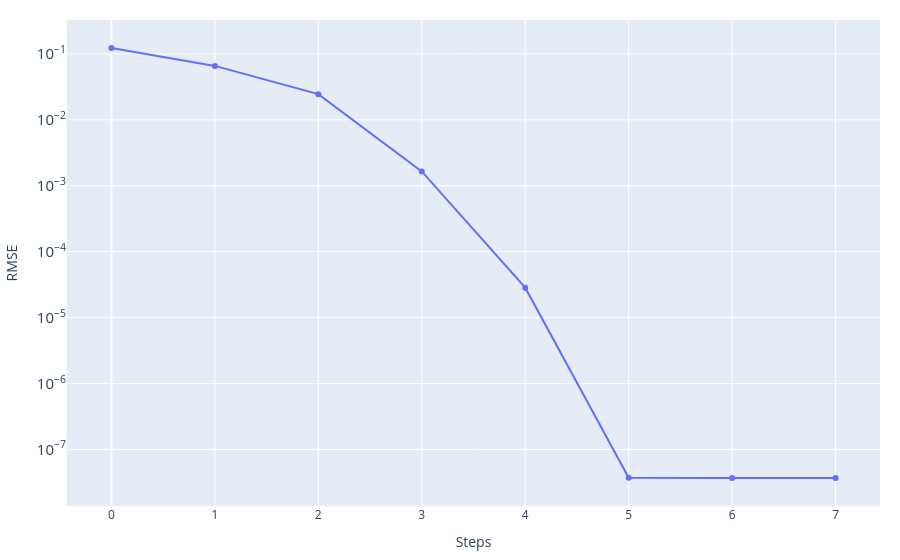
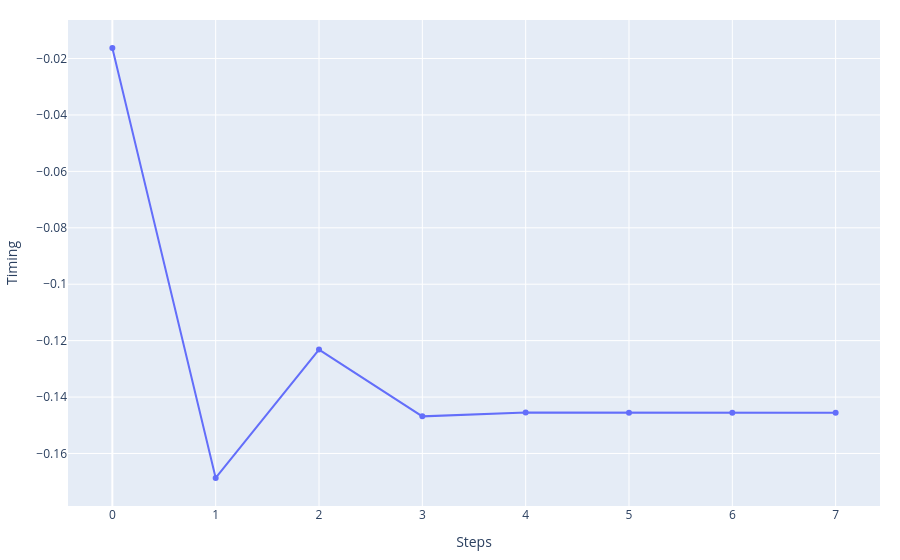
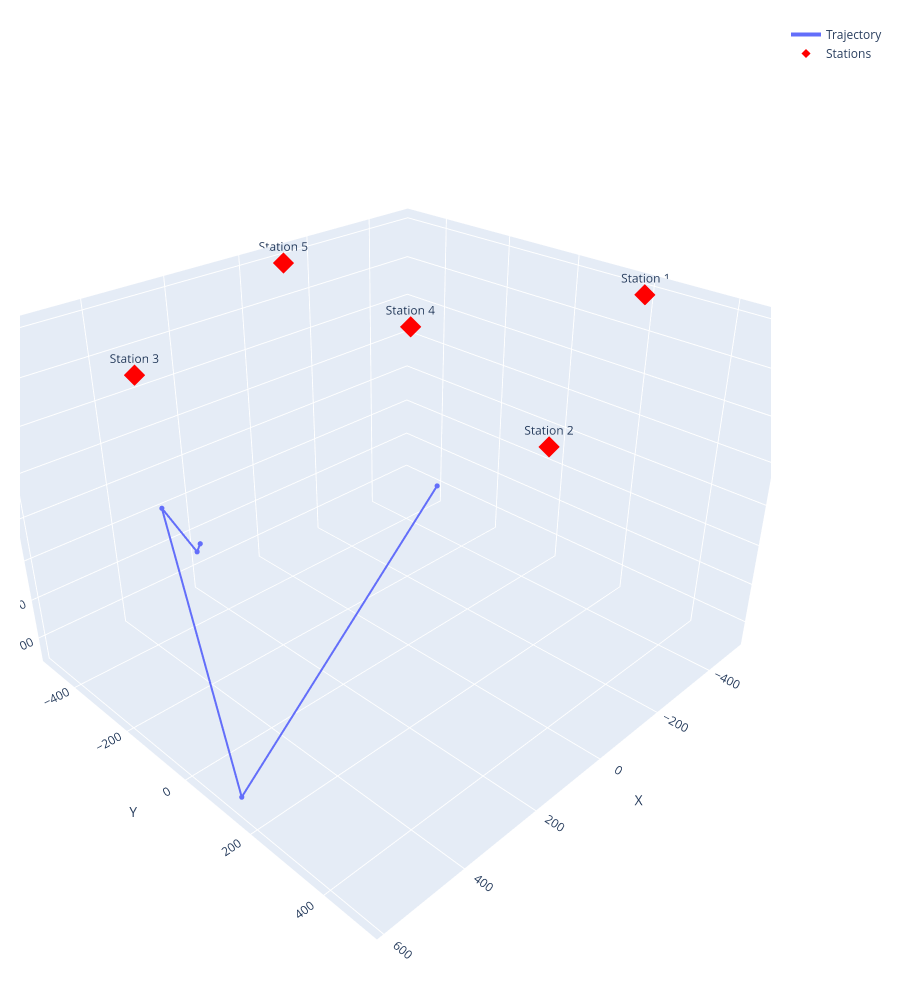

The notebook cell saved with these charts, in order:
### Code cell
event_best_LM, history_LM, cost_story_LM, misfit_fin_LM = Levenberg_Marquardt.Levenberg_Marquardt(
    stations=stations_norm,
    event_test=np.copy(event_ini),
    n_iteration=1_000,
    vp=vp)

print('Best fitt with:')
print(f'\t- RMSE = {misfit_fin_LM}')
print(f'\t- Event = {event_best_LM}')

Results['Levenberg-Marquardt'] = {'X':event_best_LM['X'],
                                  'Y':event_best_LM['Y'],
                                  'Z':event_best_LM['Z'],
                                  't':event_best_LM['t'],
                                  'RMSE':misfit_fin_LM}

_ = graphics.history_2d(cost_story_LM, 'RMSE', log_y=True, filename=None)
_ = graphics.history_2d(history_LM[:, 3], 'Timing', filename=None)
_ = graphics.history_3d(history_LM[:, :3], stations_norm, filename=None)

### Figure 1 — Plotly figure (JSON) as saved in the notebook; plotly's stock layout.template omitted (floating-point values rounded to 4 significant figures)
{"data": [{"mode": "lines+markers", "name": "RMSE", "type": "scatter", "x": [0, 1, 2, 3, 4, 5, 6, 7], "y": [0.1226, 0.06571, 0.02451, 0.001652, 2.845e-05, 3.735e-08, 3.708e-08, 3.708e-08]}], "layout": {"hovermode": "x unified", "margin": {"b": 20, "l": 20, "r": 20, "t": 20}, "title": {}, "xaxis": {"showgrid": true, "title": {"text": "Steps"}}, "yaxis": {"exponentformat": "power", "showgrid": true, "title": {"text": "RMSE"}, "type": "log"}}}

### Figure 2 — Plotly figure (JSON) as saved in the notebook; plotly's stock layout.template omitted (floating-point values rounded to 4 significant figures)
{"data": [{"mode": "lines+markers", "name": "Timing", "type": "scatter", "x": [0, 1, 2, 3, 4, 5, 6, 7], "y": [-0.01629, -0.1687, -0.1232, -0.1468, -0.1455, -0.1455, -0.1455, -0.1455]}], "layout": {"hovermode": "x unified", "margin": {"b": 20, "l": 20, "r": 20, "t": 20}, "title": {}, "xaxis": {"showgrid": true, "title": {"text": "Steps"}}, "yaxis": {"exponentformat": "power", "showgrid": true, "title": {"text": "Timing"}, "type": "linear"}}}

### Figure 3 — Plotly figure (JSON) as saved in the notebook; plotly's stock layout.template omitted (floating-point values rounded to 4 significant figures)
{"data": [{"customdata": ["0", "1", "2", "3", "4", "5", "6", "7"], "hovertemplate": "<b>Step %{customdata}</b><br>X: %{x:.2f}<br>Y: %{y:.2f}<br>Z: %{z:.2f}<extra></extra>", "line": {"width": 4}, "marker": {"size": 3}, "mode": "lines+markers", "name": "Trajectory", "type": "scatter3d", "x": [271.5, 581.7, 515.7, 505.5, 497.9, 498.1, 498.1, 498.1], "y": [328.9, 133.3, -134.3, -48.68, -47.24, -47.26, -47.26, -47.26], "z": [-118.9, -739.8, -251.0, -312.3, -297.6, -297.7, -297.7, -297.7]}, {"hovertemplate": "<b>%{text}</b><br>X: %{x:.2f}<br>Y: %{y:.2f}<br>Z: %{z:.2f}<extra></extra>", "marker": {"color": "red", "size": 7, "symbol": "diamond"}, "mode": "markers+text", "name": "Stations", "text": ["Station 1", "Station 2", "Station 3", "Station 4", "Station 5"], "textposition": "top center", "type": "scatter3d", "x": [-500.0, 200.0, 500.0, 0.0, -100.0], "y": [200.0, 500.0, -200.0, 0.0, -500.0], "z": [-10.0, -10.0, -10.0, 0.0, -10.0]}], "layout": {"height": 1000, "margin": {"b": 20, "l": 20, "r": 20, "t": 20}, "scene": {"aspectmode": "data", "camera": {"eye": {"x": 1.5, "y": 1.5, "z": 1.2}}, "xaxis": {"showgrid": true, "title": {"text": "X"}}, "yaxis": {"showgrid": true, "title": {"text": "Y"}}, "zaxis": {"showgrid": true, "title": {"text": "Z"}}}, "title": {}}}
